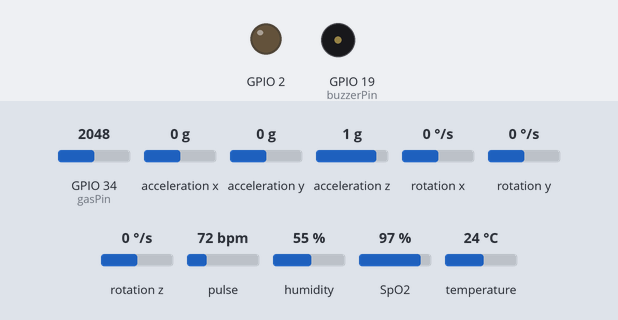
Simulated run of this sketch. Board: ESP32. On the bench: output pins drawn as LEDs (lit = HIGH), buzzer (waves = sounding, pin HIGH). Wiring (inferred from the names in the program): MPU-6050 motion sensor at I2C address 0x68. The inputs (shaded band) are chosen by the test bench; at power-on: GPIO 34 (gasPin) = 2048, acceleration x 0 g, acceleration y 0 g, acceleration z 1 g, rotation x 0 °/s, rotation y 0 °/s, rotation z 0 °/s, pulse 72 bpm, humidity 55 %, SpO2 97 %, temperature 24 °C. WiFi joins after 1.5 s; servers stay silent unless stated; uploads are accepted with an empty reply; what the sketch prints to the serial monitor is not drawn.

Above: at 0.1 s.
At 4.8 s:
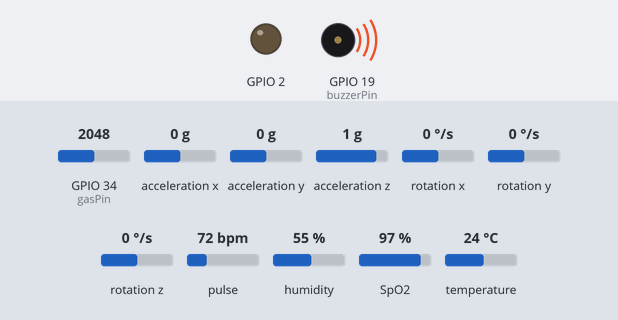
Timing chart, 0 to 6.3 s (numbered marks = the images above):
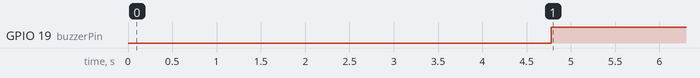

Measured:
- by itself, GPIO 19 (buzzerPin): LOW → HIGH at 4.8 s

The sketch:

Final_Code.ino
```cpp
#include <Wire.h>
#include "MAX30105.h"
#include "spo2_algorithm.h"
#include <WiFi.h>
#include <HTTPClient.h>
#include "DHT.h"

// ================= DHT =================
#define DHTPIN 4
#define DHTTYPE DHT11
DHT dht(DHTPIN, DHTTYPE);

// ================= MPU6050 =================
const int MPU_ADDR = 0x68;

float AccX, AccY, AccZ;
float GyroX, GyroY;

float fusedAngleX = 0, fusedAngleY = 0;
float initialAngleX = 0, initialAngleY = 0;
bool calibrated = false;

float dt;
unsigned long prevTime;

// ================= MAX30102 =================
MAX30105 particleSensor;

uint32_t irBuffer[100];
uint32_t redBuffer[100];

int32_t bufferLength = 100;
int32_t spo2;
int8_t validSPO2;
int32_t heartRate;
int8_t validHeartRate;

// ================= MQ9 =================
int gasPin = 34;

// ================= BUZZER =================
const int buzzerPin = 19;

// ================= WIFI =================
const char* ssid = "TASHINGA";
const char* password = "1234567890";
const char* servername = "http://172.16.13.133:8000/api/sensor-data/";
const char* device_id = "HELMET_001";

// ================= FALL =================
bool fallDetected = false;

void setup() {
  Serial.begin(115200);

  pinMode(2, OUTPUT);
  pinMode(buzzerPin, OUTPUT);
  digitalWrite(buzzerPin, LOW);

  // WiFi
  WiFi.begin(ssid, password);
  while (WiFi.status() != WL_CONNECTED) {
    delay(500);
    Serial.println("Connecting...");
  }
  Serial.println("WiFi Connected");

  // I2C
  Wire.begin(21, 22);

  // MPU INIT
  Wire.beginTransmission(MPU_ADDR);
  Wire.write(0x6B);
  Wire.write(0);
  Wire.endTransmission(true);

  delay(2000);
  prevTime = millis();

  // MAX30102
  if (!particleSensor.begin(Wire, I2C_SPEED_FAST)) {
    Serial.println("MAX30102 not found!");
    while (1);
  }
  particleSensor.setup();

  // DHT
  dht.begin();
}

// ===== BETTER DHT READ FUNCTION =====
float readHumiditySafe() {
  float h = dht.readHumidity();
  if (isnan(h)) {
    delay(100);
    h = dht.readHumidity();
  }
  return isnan(h) ? 0 : h;
}

float readTempSafe() {
  float t = dht.readTemperature();
  if (isnan(t)) {
    delay(100);
    t = dht.readTemperature();
  }
  return isnan(t) ? 0 : t;
}

void loop() {

  // ================= MPU =================
  unsigned long currentTime = millis();
  dt = (currentTime - prevTime) / 1000.0;
  prevTime = currentTime;

  Wire.beginTransmission(MPU_ADDR);
  Wire.write(0x3B);
  Wire.endTransmission(false);
  Wire.requestFrom(MPU_ADDR, 14, true);

  AccX = (Wire.read() << 8 | Wire.read()) / 16384.0;
  AccY = (Wire.read() << 8 | Wire.read()) / 16384.0;
  AccZ = (Wire.read() << 8 | Wire.read()) / 16384.0;

  Wire.read(); Wire.read();

  GyroX = (Wire.read() << 8 | Wire.read()) / 131.0;
  GyroY = (Wire.read() << 8 | Wire.read()) / 131.0;

  // MOTION (REAL)
  float accMagnitude = sqrt(AccX * AccX + AccY * AccY + AccZ * AccZ);
  float motionValue = abs(accMagnitude - 1.0); // gravity removed

  // FALL DETECTION
  if (motionValue < 1.5) {
    fallDetected = true;
    Serial.println("🚨 FALL DETECTED");
  } else {
    fallDetected = false;
  }

  // ================= MAX30102 =================
  for (byte i = 0; i < bufferLength; i++) {
    while (!particleSensor.available()) particleSensor.check();
    redBuffer[i] = particleSensor.getRed();
    irBuffer[i] = particleSensor.getIR();
    particleSensor.nextSample();
  }

  maxim_heart_rate_and_oxygen_saturation(
    irBuffer, bufferLength, redBuffer,
    &spo2, &validSPO2,
    &heartRate, &validHeartRate);

  // ================= OTHER =================
  int gasValue = analogRead(gasPin);

  float humi = readHumiditySafe();
  float tempC = readTempSafe();

  // ================= DEBUG =================
  Serial.println("------ DATA ------");
  Serial.println("Temp: " + String(tempC));
  Serial.println("Humidity: " + String(humi));
  Serial.println("Motion: " + String(motionValue));

  // ================= ALARM =================
  bool alarmActive = fallDetected || gasValue > 500 || (validSPO2 && spo2 < 90);
  digitalWrite(buzzerPin, alarmActive ? HIGH : LOW);

  // ================= SEND =================
  if (WiFi.status() == WL_CONNECTED) {

    HTTPClient http;
    http.begin(servername);
    http.addHeader("Content-Type", "application/json");

    String jsonData = "{";
    jsonData += "\"device_id\":\"" + String(device_id) + "\",";
    jsonData += "\"heart_rate\":" + String(validHeartRate ? heartRate : 0) + ",";
    jsonData += "\"spo2\":" + String(validSPO2 ? spo2 : 0) + ",";
    jsonData += "\"gas_level\":" + String(gasValue) + ",";
    jsonData += "\"temperature\":" + String(tempC) + ",";
    jsonData += "\"humidity\":" + String(humi) + ",";
    jsonData += "\"motion\":" + String(motionValue) + ",";
    jsonData += "\"fall_detected\":" + String(fallDetected ? 1 : 0);
    jsonData += "}";

    Serial.println(jsonData);

    http.POST(jsonData);
    http.end();
  }

  delay(500); // 🔥 faster loop (important)
}
```
